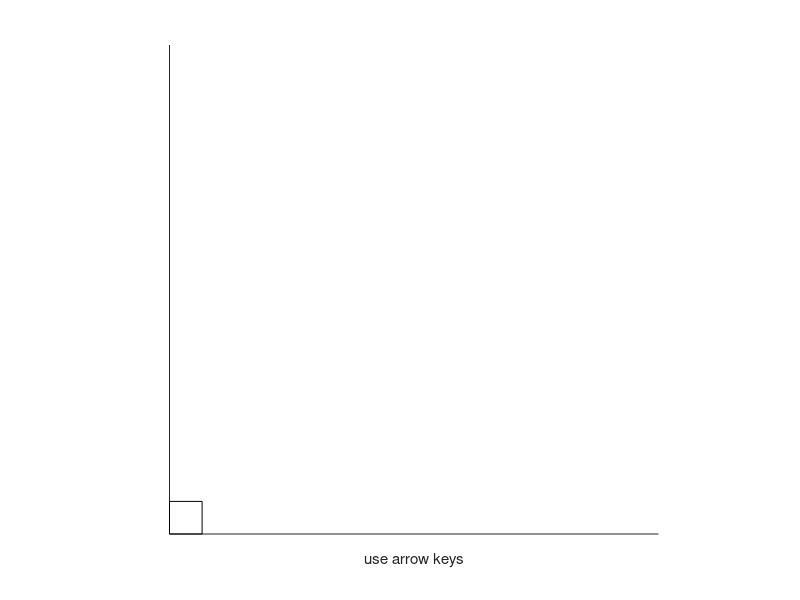

The MATLAB script that drew this image: (Note: this script raises an error after producing the figure.)
function snake(varargin)
%{
TODO:
remember fast pressing for next direction change
add obstacles
order colisiion detector
fix bug where cant restrat if pressing arrows after losing 
difficulty slider
%}

p = inputParser;
addParameter(p,'Size',15)
addParameter(p,'Warp',false)
addParameter(p,'Speed',2,@(x) x==1 || x==2 || x==3)

parse(p,varargin{:});



bsize = p.Results.Size;
warp = p.Results.Warp;
difficulty = p.Results.Speed;


BOXSIZE = [1 1];
START_POS = floor(bsize/2) * [1 1];
RIGHT = [1 0 0 0];
UP = [0 1 0 0];
LEFT = [-1 0 0 0];
DOWN = [0 -1  0 0];
SPEEDS = [0.12 0.08 0.05];

figure('KeyPressFcn',@Key_Down);
axis equal;
axis([0 bsize 0 bsize]);
xlim([0 bsize]);
ylim([0 bsize]);
xticks([]);
yticks([]);
xlabel('use arrow keys');

head_pos = [START_POS BOXSIZE];
change_dir = true;
cur_dir = 0;
rects = [];

food_pos = [0 0];
food = rectangle('Position',[food_pos BOXSIZE]);
food.FaceColor='r';

points = 0;

t = timer;
t.ExecutionMode = 'fixedRate';
t.TimerFcn = @pass_time;
t.Period = SPEEDS(difficulty);

restart;

    function Key_Down(hObject, ~, ~)
        if change_dir
            key = get(hObject,'CurrentKey');
            switch key
                case 'rightarrow'
                    if ~isequal(cur_dir, LEFT) && ~isequal(cur_dir, RIGHT)
                        cur_dir = RIGHT;
                        change_dir = false;
                    end
                case 'uparrow'
                    if ~isequal(cur_dir, DOWN) && ~isequal(cur_dir, UP)
                        cur_dir = UP;
                        change_dir = false;
                    end
                case 'leftarrow'
                    if ~isequal(cur_dir, LEFT) && ~isequal(cur_dir, RIGHT)
                        cur_dir = LEFT;
                        change_dir = false;
                    end
                case 'downarrow'
                    if ~isequal(cur_dir, DOWN) && ~isequal(cur_dir, UP)
                        cur_dir = DOWN;
                        change_dir = false;
                    end
                case 'space'
                    stop(t);
                    restart;
            end
        end
    end

    function pass_time(~, ~, ~)
        move_objects;
        change_dir = true;
        if ~is_in_bounds(rects(1)) || self_collision
            stop(t);
            xlabel({'use arrow keys' ; 'Game over. Press space to restart.'});
        end
        if check_collision(food_pos, rects(1))
            new_r = rectangle('Position',[food_pos BOXSIZE],'FaceColor','g','EdgeColor','g');
            rects = [rects new_r];
            place_food;
            points = points + 10;
            title(['Points: ' num2str(points)]);
        end
        axis([0 bsize 0 bsize]);
    end

    function move_objects
        rects(1).EdgeColor = 'g';
        rects = circshift(rects,1);
        head_pos = mod(head_pos + cur_dir, bsize * warp);
        rects(1).Position = head_pos;
        rects(1).EdgeColor = 'k';
    end

    function place_food
        food_pos = randi(bsize-1, [1 2]);
        while check_collision(food_pos, rects)
            food_pos = randi(bsize-1, [1 2]);
        end
        food.Position = [food_pos BOXSIZE];
    end

    function col_det = check_collision(pos, rects2check)
        for r=rects2check
            if isequal(pos, r.Position(1:2))
                col_det = true;
                return;
            end
        end
        col_det = false;
    end

    function bound = is_in_bounds(r)
        pos = r.Position;
        x = pos(1);
        y = pos(2);
        bound = x>=0 && y>=0 && x<bsize && y<bsize;
    end

    function col_det = self_collision
        col_det = false;
        if length(rects) > 1
            col_det = check_collision(rects(1).Position(1:2), rects(2:end));
        end
    end

    function restart
        head_pos = [START_POS BOXSIZE];
        cur_dir = 0;
        delete(rects);
        rects = rectangle('Position',head_pos,'FaceColor','g','EdgeColor','k');
        
        place_food;
        
        points = 0;
        title(['Points: ' num2str(points)]);
        xlabel('use arrow keys');
        start(t);
    end

end